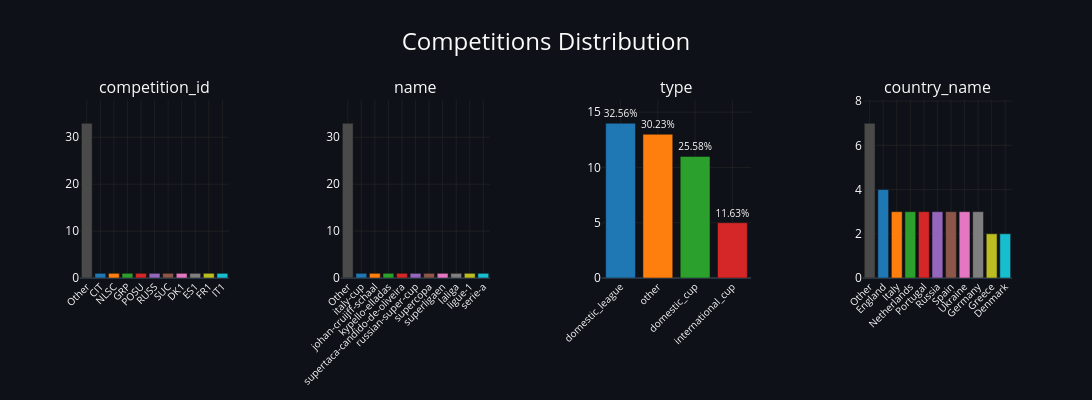

Notebook code for this chart:
### Code cell
competitions_dist = distribution_plot(competitions_summary, n_cols=4, title='Competitions Distribution')
competitions_dist

### Figure 1 — Plotly figure (JSON) as saved in the notebook; plotly's stock layout.template omitted (floating-point values rounded to 4 significant figures)
{"data": [{"cliponaxis": false, "hoverinfo": "text", "hovertext": ["Other<br>Count: 33<br>Percentage: 76.74%", "CIT<br>Count: 1<br>Percentage: 2.33%", "NLSC<br>Count: 1<br>Percentage: 2.33%", "GRP<br>Count: 1<br>Percentage: 2.33%", "POSU<br>Count: 1<br>Percentage: 2.33%", "RUSS<br>Count: 1<br>Percentage: 2.33%", "SUC<br>Count: 1<br>Percentage: 2.33%", "DK1<br>Count: 1<br>Percentage: 2.33%", "ES1<br>Count: 1<br>Percentage: 2.33%", "FR1<br>Count: 1<br>Percentage: 2.33%", "IT1<br>Count: 1<br>Percentage: 2.33%"], "marker": {"color": ["#4a4a4a", "#1f77b4", "#ff7f0e", "#2ca02c", "#d62728", "#9467bd", "#8c564b", "#e377c2", "#7f7f7f", "#bcbd22", "#17becf"]}, "name": "competition_id", "showlegend": false, "text": ["76.74%", "2.33%", "2.33%", "2.33%", "2.33%", "2.33%", "2.33%", "2.33%", "2.33%", "2.33%", "2.33%"], "textfont": {"size": 10}, "textposition": "outside", "type": "bar", "x": ["Other", "CIT", "NLSC", "GRP", "POSU", "RUSS", "SUC", "DK1", "ES1", "FR1", "IT1"], "xaxis": "x", "y": [33, 1, 1, 1, 1, 1, 1, 1, 1, 1, 1], "yaxis": "y"}, {"cliponaxis": false, "hoverinfo": "text", "hovertext": ["Other<br>Count: 33<br>Percentage: 76.74%", "italy-cup<br>Count: 1<br>Percentage: 2.33%", "johan-cruijff-schaal<br>Count: 1<br>Percentage: 2.33%", "kypello-elladas<br>Count: 1<br>Percentage: 2.33%", "supertaca-candido-de-oliveira<br>Count: 1<br>Percentage: 2.33%", "russian-super-cup<br>Count: 1<br>Percentage: 2.33%", "supercopa<br>Count: 1<br>Percentage: 2.33%", "superligaen<br>Count: 1<br>Percentage: 2.33%", "laliga<br>Count: 1<br>Percentage: 2.33%", "ligue-1<br>Count: 1<br>Percentage: 2.33%", "serie-a<br>Count: 1<br>Percentage: 2.33%"], "marker": {"color": ["#4a4a4a", "#1f77b4", "#ff7f0e", "#2ca02c", "#d62728", "#9467bd", "#8c564b", "#e377c2", "#7f7f7f", "#bcbd22", "#17becf"]}, "name": "name", "showlegend": false, "text": ["76.74%", "2.33%", "2.33%", "2.33%", "2.33%", "2.33%", "2.33%", "2.33%", "2.33%", "2.33%", "2.33%"], "textfont": {"size": 10}, "textposition": "outside", "type": "bar", "x": ["Other", "italy-cup", "johan-cruijff-schaal", "kypello-elladas", "supertaca-candido-de-oliveira", "russian-super-cup", "supercopa", "superligaen", "laliga", "ligue-1", "serie-a"], "xaxis": "x2", "y": [33, 1, 1, 1, 1, 1, 1, 1, 1, 1, 1], "yaxis": "y2"}, {"cliponaxis": false, "hoverinfo": "text", "hovertext": ["domestic_league<br>Count: 14<br>Percentage: 32.56%", "other<br>Count: 13<br>Percentage: 30.23%", "domestic_cup<br>Count: 11<br>Percentage: 25.58%", "international_cup<br>Count: 5<br>Percentage: 11.63%"], "marker": {"color": ["#1f77b4", "#ff7f0e", "#2ca02c", "#d62728"]}, "name": "type", "showlegend": false, "text": ["32.56%", "30.23%", "25.58%", "11.63%"], "textfont": {"size": 10}, "textposition": "outside", "type": "bar", "x": ["domestic_league", "other", "domestic_cup", "international_cup"], "xaxis": "x3", "y": [14, 13, 11, 5], "yaxis": "y3"}, {"cliponaxis": false, "hoverinfo": "text", "hovertext": ["Other<br>Count: 7<br>Percentage: 19.44%", "England<br>Count: 4<br>Percentage: 11.11%", "Italy<br>Count: 3<br>Percentage: 8.33%", "Netherlands<br>Count: 3<br>Percentage: 8.33%", "Portugal<br>Count: 3<br>Percentage: 8.33%", "Russia<br>Count: 3<br>Percentage: 8.33%", "Spain<br>Count: 3<br>Percentage: 8.33%", "Ukraine<br>Count: 3<br>Percentage: 8.33%", "Germany<br>Count: 3<br>Percentage: 8.33%", "Greece<br>Count: 2<br>Percentage: 5.56%", "Denmark<br>Count: 2<br>Percentage: 5.56%"], "marker": {"color": ["#4a4a4a", "#1f77b4", "#ff7f0e", "#2ca02c", "#d62728", "#9467bd", "#8c564b", "#e377c2", "#7f7f7f", "#bcbd22", "#17becf"]}, "name": "country_name", "showlegend": false, "text": ["19.44%", "11.11%", "8.33%", "8.33%", "8.33%", "8.33%", "8.33%", "8.33%", "8.33%", "5.56%", "5.56%"], "textfont": {"size": 10}, "textposition": "outside", "type": "bar", "x": ["Other", "England", "Italy", "Netherlands", "Portugal", "Russia", "Spain", "Ukraine", "Germany", "Greece", "Denmark"], "xaxis": "x4", "y": [7, 4, 3, 3, 3, 3, 3, 3, 3, 2, 2], "yaxis": "y4"}], "layout": {"annotations": [{"font": {"size": 16}, "showarrow": false, "text": "competition_id", "x": 0.08, "xanchor": "center", "xref": "paper", "y": 1, "yanchor": "bottom", "yref": "paper"}, {"font": {"size": 16}, "showarrow": false, "text": "name", "x": 0.36, "xanchor": "center", "xref": "paper", "y": 1, "yanchor": "bottom", "yref": "paper"}, {"font": {"size": 16}, "showarrow": false, "text": "type", "x": 0.64, "xanchor": "center", "xref": "paper", "y": 1, "yanchor": "bottom", "yref": "paper"}, {"font": {"size": 16}, "showarrow": false, "text": "country_name", "x": 0.92, "xanchor": "center", "xref": "paper", "y": 1, "yanchor": "bottom", "yref": "paper"}], "font": {"color": "#fafafa", "size": 12}, "height": 400, "paper_bgcolor": "#0e1117", "plot_bgcolor": "#0e1117", "showlegend": false, "title": {"font": {"size": 24}, "text": "Competitions Distribution", "x": 0.5}, "uniformtext": {"minsize": 8, "mode": "hide"}, "width": 1400, "xaxis": {"anchor": "y", "domain": [0, 0.16], "gridcolor": "#2d2d2d", "gridwidth": 0.5, "showgrid": true, "tickangle": -45, "tickfont": {"size": 10}}, "xaxis2": {"anchor": "y2", "domain": [0.28, 0.44], "gridcolor": "#2d2d2d", "gridwidth": 0.5, "showgrid": true, "tickangle": -45, "tickfont": {"size": 10}}, "xaxis3": {"anchor": "y3", "domain": [0.56, 0.72], "gridcolor": "#2d2d2d", "gridwidth": 0.5, "showgrid": true, "tickangle": -45, "tickfont": {"size": 10}}, "xaxis4": {"anchor": "y4", "domain": [0.84, 1], "gridcolor": "#2d2d2d", "gridwidth": 0.5, "showgrid": true, "tickangle": -45, "tickfont": {"size": 10}}, "yaxis": {"anchor": "x", "domain": [0, 1], "gridcolor": "#2d2d2d", "gridwidth": 0.5, "range": [0, 37.95], "showgrid": true}, "yaxis2": {"anchor": "x2", "domain": [0, 1], "gridcolor": "#2d2d2d", "gridwidth": 0.5, "range": [0, 37.95], "showgrid": true}, "yaxis3": {"anchor": "x3", "domain": [0, 1], "gridcolor": "#2d2d2d", "gridwidth": 0.5, "range": [0, 16.1], "showgrid": true}, "yaxis4": {"anchor": "x4", "domain": [0, 1], "gridcolor": "#2d2d2d", "gridwidth": 0.5, "range": [0, 8.05], "showgrid": true}}}
